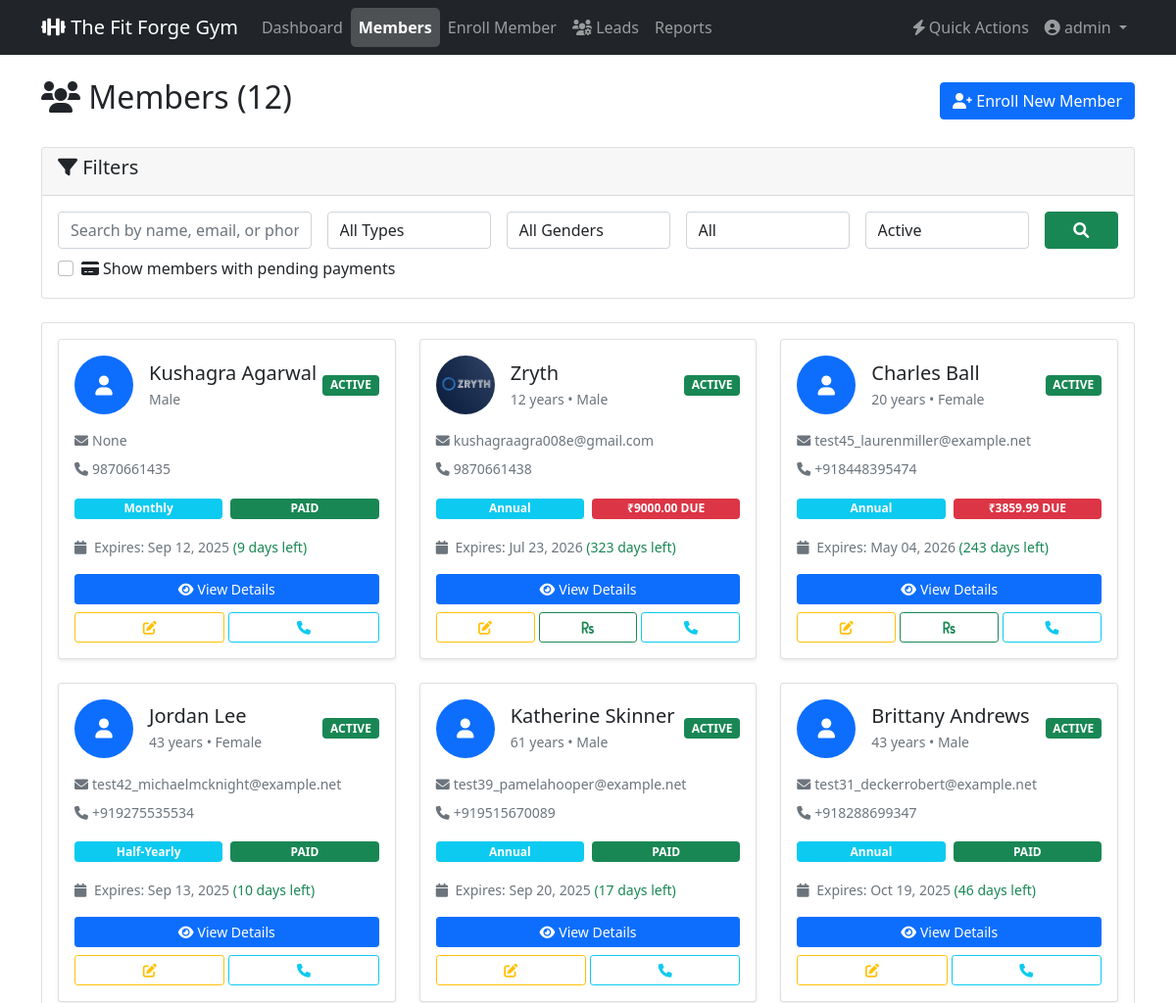
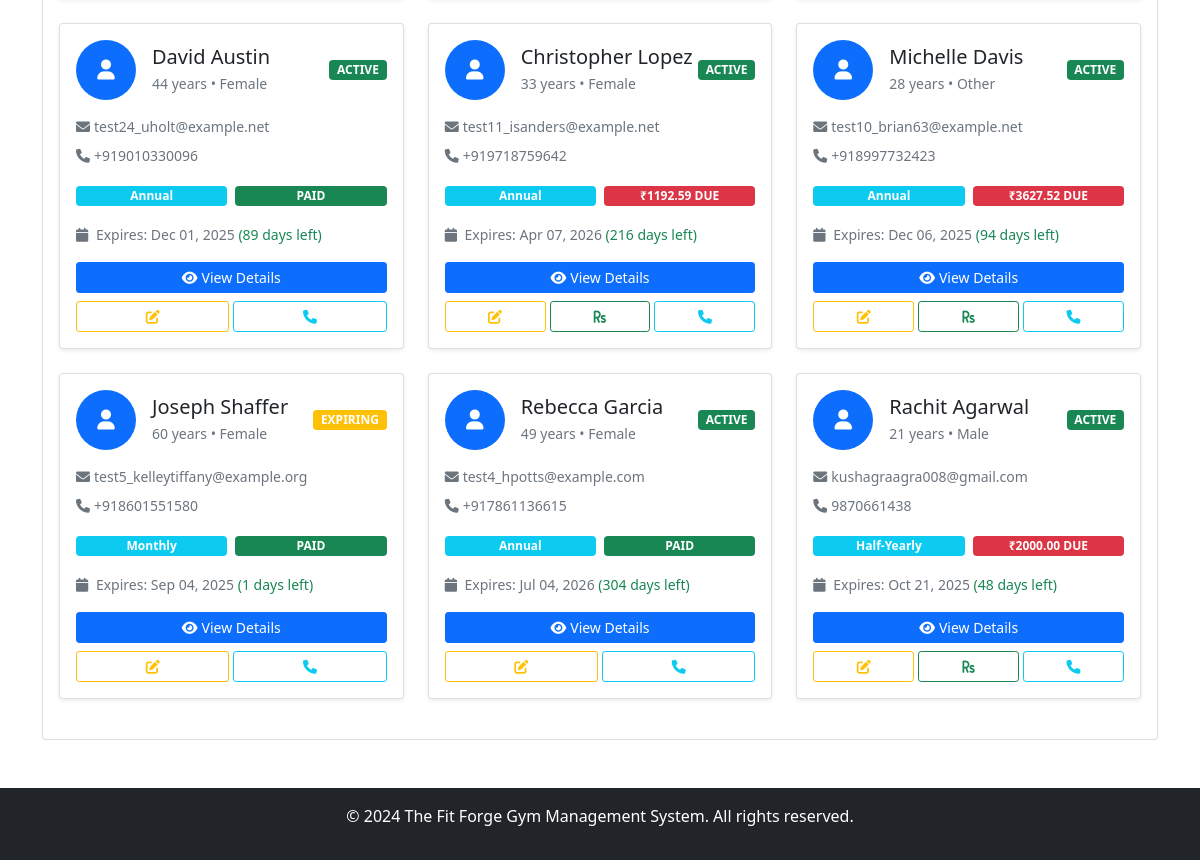
Page /members/ (signed in) on the earlier database version (2 pictures, top to bottom).
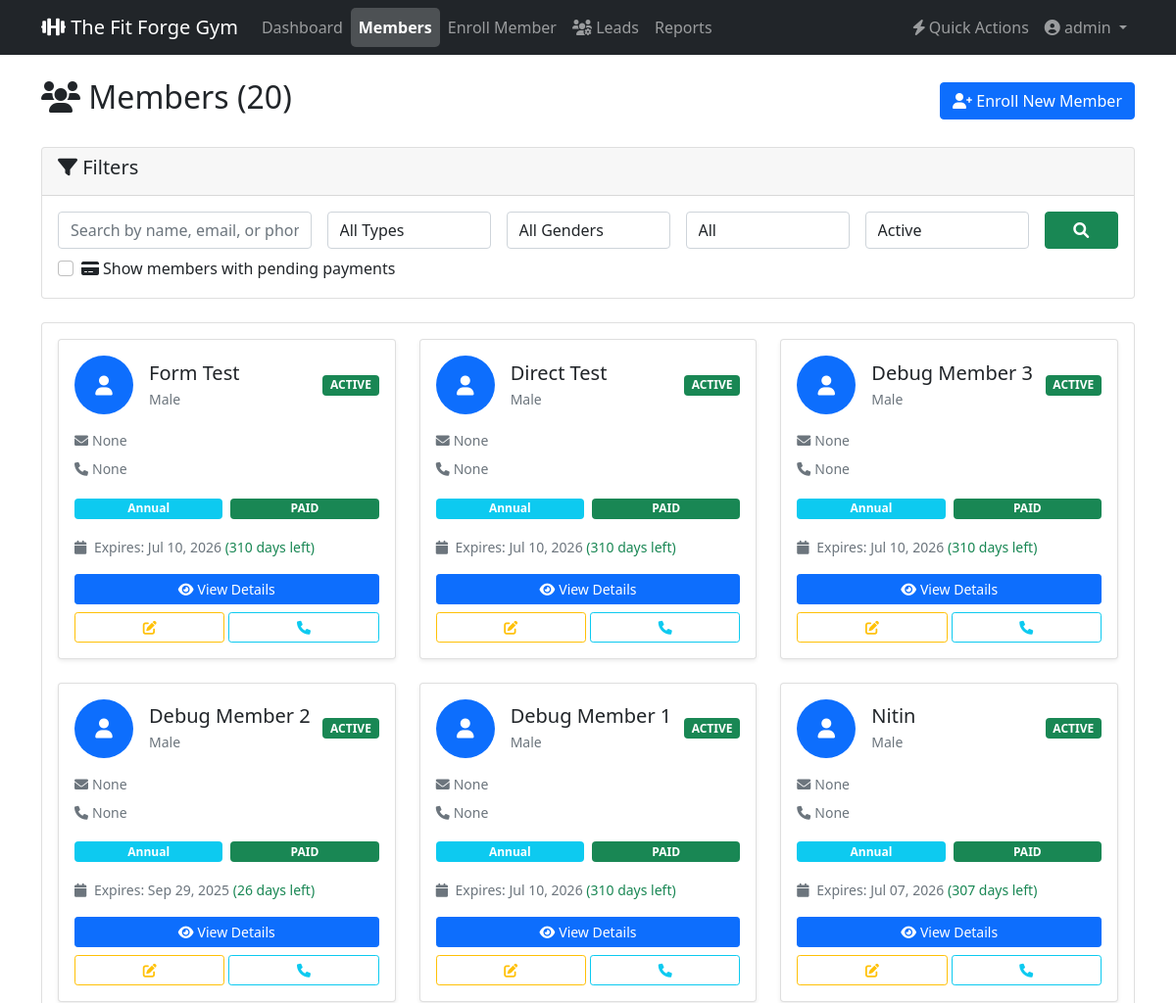
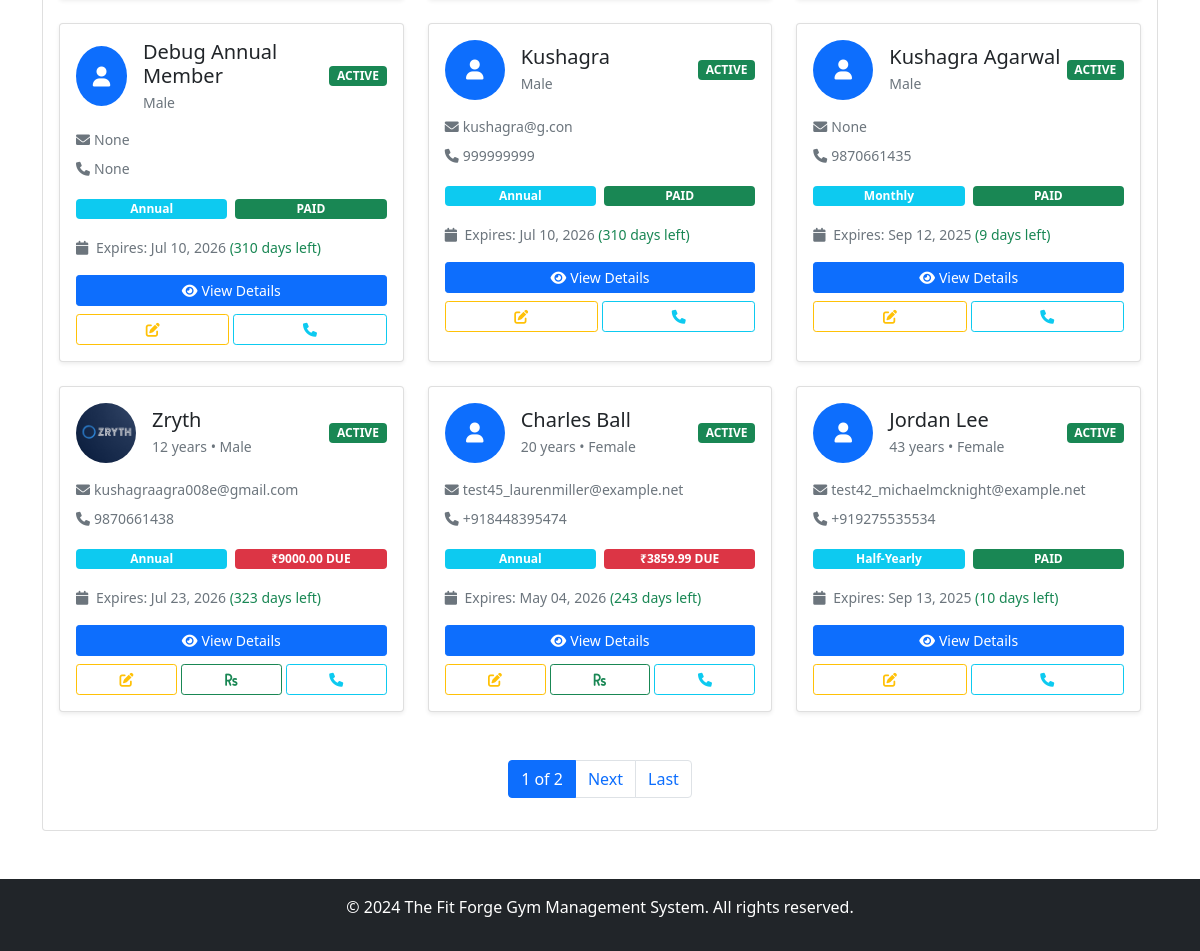
Same page on the later database version (2 pictures, top to bottom).
### members/models.py (models this page shows, shortened)
class Member(models.Model):
    MEMBERSHIP_TYPES = [
        ('monthly', 'Monthly'),
        ('quarterly', 'Quarterly'),
        ('half_yearly', 'Half-Yearly'),
        ('annual', 'Annual'),
    ]
    PAYMENT_TYPES = [
        ('cash', 'Cash'),
        ('card', 'Card'),
        ('upi', 'UPI'),
        ('cheque', 'Cheque'),
    ]
    GENDER_CHOICES = [
        ('M', 'Male'),
        ('F', 'Female'),
        ('O', 'Other'),
    ]
    name = models.CharField(max_length=100, help_text="Full name of the member")
    email = models.EmailField(unique=True, blank=True, null=True, help_text="Email address for communication (optional)")
    mobile_phone = models.CharField(
        max_length=15,
        blank=True,
        null=True,
        help_text="Contact number (optional)"
    )
    date_of_birth = models.DateField(blank=True, null=True, help_text="Date of birth (optional)")
    gender = models.CharField(max_length=1, choices=GENDER_CHOICES, default='M')
    address = models.TextField(blank=True, help_text="Complete address (optional)")
    member_since = models.DateField(default=date.today, help_text="Date when member joined")
    membership_type = models.CharField(max_length=20, choices=MEMBERSHIP_TYPES, default='monthly')
    expiry_date = models.DateField(blank=True, null=True, help_text="Membership expiry date (auto-calculated if not provided)")
    payment_amount = models.DecimalField(max_digits=10, decimal_places=2, help_text="Total membership fee")
    pending_amount = models.DecimalField(max_digits=10, decimal_places=2, default=0, help_text="Amount pending")
    payment_type = models.CharField(max_length=20, choices=PAYMENT_TYPES, default='cash')
    is_active = models.BooleanField(default=True, help_text="Is membership active")
    created_at = models.DateTimeField(auto_now_add=True)
    updated_at = models.DateTimeField(auto_now=True)
    profile_picture = models.ImageField(upload_to='member_photos/', blank=True, null=True)
    class Meta:
        ordering = ['-created_at']
        verbose_name = "Gym Member"
        verbose_name_plural = "Gym Members"
    @property
    def age(self):
        if not self.date_of_birth:
            return None
        today = date.today()
        return today.year - self.date_of_birth.year - ((today.month, today.day) < (self.date_of_birth.month, self.date_of_birth.day))
    @property
    def is_membership_expired(self):
        if not self.expiry_date:
            return False
        return date.today() > self.expiry_date
    @property
    def days_until_expiry(self):
        if not self.expiry_date:
            return 0
        return (self.expiry_date - date.today()).days
    @property
    def has_pending_payment(self):
        return self.pending_amount > 0

### members/views.py (the view, shortened to what this page needs)
# urls.py: path('members/', views.member_list, name='member_list'),
@login_required
def member_list(request):
    get_data = request.GET.copy()
    if not request.GET:  # Only when no query parameters exist (first page load)
        get_data['is_active'] = 'active'
    form = MemberFilterForm(get_data)
    members = Member.objects.all().order_by('-created_at')
    if form.is_valid():
        if form.cleaned_data['membership_type']:
            members = members.filter(membership_type=form.cleaned_data['membership_type'])
        if form.cleaned_data['gender']:
            members = members.filter(gender=form.cleaned_data['gender'])
        if form.cleaned_data['is_active'] == 'active':
            members = members.filter(
                is_active=True,
                expiry_date__gt=date.today()
            )
        elif form.cleaned_data['is_active'] == 'expired':
            members = members.filter(expiry_date__lt=date.today())
        if form.cleaned_data['has_pending_payment']:
            members = members.filter(pending_amount__gt=0)
        if form.cleaned_data['expiry_status'] == 'expired':
            members = members.filter(expiry_date__lt=date.today())
        elif form.cleaned_data['expiry_status'] == 'expiring_soon':
            members = members.filter(
                expiry_date__gte=date.today(),
                expiry_date__lte=date.today() + timedelta(days=7)
            )
        elif form.cleaned_data['expiry_status'] == 'active':
            members = members.filter(expiry_date__gt=date.today() + timedelta(days=7))
    paginator = Paginator(members, 12)  # 12 members per page for card view
    page_number = request.GET.get('page')
    page_obj = paginator.get_page(page_number)
    context = {
        'form': form,
        'members': page_obj,
        'total_count': members.count(),
    }
    return render(request, 'members/member_list.html', context)

### templates/members/member_list.html (shortened to what the changed rows need)
{% extends 'base.html' %}
{% block content %}
<div class="d-flex justify-content-between align-items-center mb-4">
    <h2><i class="fas fa-users"></i> Members ({{ total_count }})</h2>
    <a href="{% url 'member_enroll' %}" class="btn btn-primary">
        <i class="fas fa-user-plus"></i> Enroll New Member
    </a>
</div>
<div class="card">
    <div class="card-body">
        {% if members %}
        <div class="row">
            {% for member in members %}
            <div class="col-lg-4 col-md-6 mb-4">
                <div class="card h-100 shadow-sm">
                    <div class="card-body">
                        <div class="d-flex align-items-center mb-3">
                            {% if member.profile_picture %}
                            <img src="{{ member.profile_picture.url }}" alt="{{ member.name }}"
                                 class="rounded-circle me-3" width="60" height="60">
                            {% else %}
                            <div class="bg-primary rounded-circle d-flex align-items-center justify-content-center me-3"
                                 style="width: 60px; height: 60px;">
                                <i class="fas fa-user text-white fa-lg"></i>
                            </div>
                            {% endif %}
                            <div class="flex-grow-1">
                                <h5 class="card-title mb-1">{{ member.name }}</h5>
                                <p class="text-muted mb-0 small">
                                    {% if member.age %}{{ member.age }} years • {% endif %}{{ member.get_gender_display }}
                                </p>
                            </div>
                            {% if member.is_membership_expired %}
                                <span class="badge bg-danger">EXPIRED</span>
                            {% elif member.days_until_expiry <= 7 %}
                                <span class="badge bg-warning">EXPIRING</span>
                            {% else %}
                                <span class="badge bg-success">ACTIVE</span>
                            {% endif %}
                        </div>
                        <div class="mb-3">
                            <div class="row g-2">
                                <div class="col-12">
                                    <small class="text-muted d-block">
                                        <i class="fas fa-envelope me-1"></i>{{ member.email }}
                                    </small>
                                </div>
                                <div class="col-12">
                                    <small class="text-muted d-block">
                                        <i class="fas fa-phone me-1"></i>{{ member.mobile_phone }}
                                    </small>
                                </div>
                            </div>
                        </div>
                        <div class="row g-2 mb-3">
                            <div class="col-6">
                                <span class="badge bg-info w-100">{{ member.get_membership_type_display }}</span>
                            </div>
                            <div class="col-6">
                                {% if member.has_pending_payment %}
                                    <span class="badge bg-danger w-100">₹{{ member.pending_amount }} DUE</span>
                                {% else %}
                                    <span class="badge bg-success w-100">PAID</span>
                                {% endif %}
                            </div>
                        </div>
                        <div class="mb-3">
                            <small class="text-muted">
                                <i class="fas fa-calendar me-1"></i>
                                Expires: {{ member.expiry_date|date:"M d, Y" }}
                                {% if member.days_until_expiry < 0 %}
                                    <span class="text-danger">({{ member.days_until_expiry|cut:"-" }} days ago)</span>
                                {% else %}
                                    <span class="text-success">({{ member.days_until_expiry }} days left)</span>
                                {% endif %}
                            </small>
                        </div>
                        <div class="d-grid gap-2">
                            <a href="{% url 'member_detail' member.pk %}" class="btn btn-primary btn-sm">
                                <i class="fas fa-eye me-1"></i>View Details
                            </a>
                            <div class="row g-1">
                                <div class="col">
                                    <a href="{% url 'member_edit' member.pk %}" class="btn btn-outline-warning btn-sm w-100">
                                        <i class="fas fa-edit"></i>
                                    </a>
                                </div>
                                {% if member.has_pending_payment %}
                                <div class="col">
                                    <a href="{% url 'add_payment' member.pk %}" class="btn btn-outline-success btn-sm w-100">
                                        <i class="fas fa-rupee-sign"></i>
                                    </a>
                                </div>
                                {% endif %}
                                <div class="col">
                                    <a href="tel:{{ member.mobile_phone }}" class="btn btn-outline-info btn-sm w-100">
                                        <i class="fas fa-phone"></i>
                                    </a>
                                </div>
                            </div>
                        </div>
                    </div>
                </div>
            </div>
            {% endfor %}
        </div>
        {% if members.has_other_pages %}
        <nav aria-label="Page navigation" class="mt-4">
            <ul class="pagination justify-content-center">
                <li class="page-item active">
                    <span class="page-link">{{ members.number }} of {{ members.paginator.num_pages }}</span>
                </li>
                {% if members.has_next %}
                <li class="page-item">
                    <a class="page-link" href="?{% for key, value in request.GET.items %}{% if key != 'page' %}{{ key }}={{ value }}&{% endif %}{% endfor %}page={{ members.next_page_number }}">Next</a>
                </li>
                <li class="page-item">
                    <a class="page-link" href="?{% for key, value in request.GET.items %}{% if key != 'page' %}{{ key }}={{ value }}&{% endif %}{% endfor %}page={{ members.paginator.num_pages }}">Last</a>
                </li>
                {% endif %}
            </ul>
        </nav>
        {% endif %}
        {% endif %}
    </div>
</div>
{% endblock %}

Differences in the rows shown:
no longer on this page (row unchanged): Member: name "Katherine Skinner", age "61", gender "Male", shows "ACTIVE", email "test39_pamelahooper@example.net", mobile_phone "+919515670089", membership_type "Annual", pending_amount "PAID", expiry_date "Sep 20, 2025", days_until_expiry "17"
no longer on this page (row edited): Member: name "Brittany Andrews", age "43", gender "Male", shows "ACTIVE", email "test31_deckerrobert@example.net", mobile_phone "+918288699347", membership_type "Annual", pending_amount "PAID", expiry_date "Oct 19, 2025", days_until_expiry "46"
no longer on this page (row unchanged): Member: name "David Austin", age "44", gender "Female", shows "ACTIVE", email "test24_uholt@example.net", mobile_phone "+919010330096", membership_type "Annual", pending_amount "PAID", expiry_date "Dec 01, 2025", days_until_expiry "89"
no longer on this page (row edited): Member: name "Christopher Lopez", age "33", gender "Female", shows "ACTIVE", email "test11_isanders@example.net", mobile_phone "+919718759642", membership_type "Annual", pending_amount "1192.59", expiry_date "Apr 07, 2026", days_until_expiry "216"
no longer on this page (row unchanged): Member: name "Michelle Davis", age "28", gender "Other", shows "ACTIVE", email "test10_brian63@example.net", mobile_phone "+918997732423", membership_type "Annual", pending_amount "3627.52", expiry_date "Dec 06, 2025", days_until_expiry "94"
no longer on this page (row unchanged): Member: name "Joseph Shaffer", age "60", gender "Female", shows "EXPIRING", email "test5_kelleytiffany@example.org", mobile_phone "+918601551580", membership_type "Monthly", pending_amount "PAID", expiry_date "Sep 04, 2025", days_until_expiry "1"
no longer on this page (row unchanged): Member: name "Rebecca Garcia", age "49", gender "Female", shows "ACTIVE", email "test4_hpotts@example.com", mobile_phone "+917861136615", membership_type "Annual", pending_amount "PAID", expiry_date "Jul 04, 2026", days_until_expiry "304"
no longer on this page (row unchanged): Member: name "Rachit Agarwal", age "21", gender "Male", shows "ACTIVE", email "kushagraagra008@gmail.com", mobile_phone "9870661438", membership_type "Half-Yearly", pending_amount "2000.00", expiry_date "Oct 21, 2025", days_until_expiry "48"
added Member: name "Form Test", gender "Male", shows "ACTIVE", email "None", mobile_phone "None", membership_type "Annual", pending_amount "PAID", expiry_date "Jul 10, 2026", days_until_expiry "310"
added Member: name "Direct Test", gender "Male", shows "ACTIVE", email "None", mobile_phone "None", membership_type "Annual", pending_amount "PAID", expiry_date "Jul 10, 2026", days_until_expiry "310"
added Member: name "Debug Member 3", gender "Male", shows "ACTIVE", email "None", mobile_phone "None", membership_type "Annual", pending_amount "PAID", expiry_date "Jul 10, 2026", days_until_expiry "310"
added Member: name "Debug Member 2", gender "Male", shows "ACTIVE", email "None", mobile_phone "None", membership_type "Annual", pending_amount "PAID", expiry_date "Sep 29, 2025", days_until_expiry "26"
added Member: name "Debug Member 1", gender "Male", shows "ACTIVE", email "None", mobile_phone "None", membership_type "Annual", pending_amount "PAID", expiry_date "Jul 10, 2026", days_until_expiry "310"
added Member: name "Nitin", gender "Male", shows "ACTIVE", email "None", mobile_phone "None", membership_type "Annual", pending_amount "PAID", expiry_date "Jul 07, 2026", days_until_expiry "307"
added Member: name "Debug Annual Member", gender "Male", shows "ACTIVE", email "None", mobile_phone "None", membership_type "Annual", pending_amount "PAID", expiry_date "Jul 10, 2026", days_until_expiry "310"
added Member: name "Kushagra", gender "Male", shows "ACTIVE", email "kushagra@g.con", mobile_phone "999999999", membership_type "Annual", pending_amount "PAID", expiry_date "Jul 10, 2026", days_until_expiry "310"
Other differences:
{{ total_count }}: "12" → "20"
{{ members.number }}: (not shown) → "1"
{{ members.paginator.num_pages }}: (not shown) → "2"
text now shown: "of Next Last"
